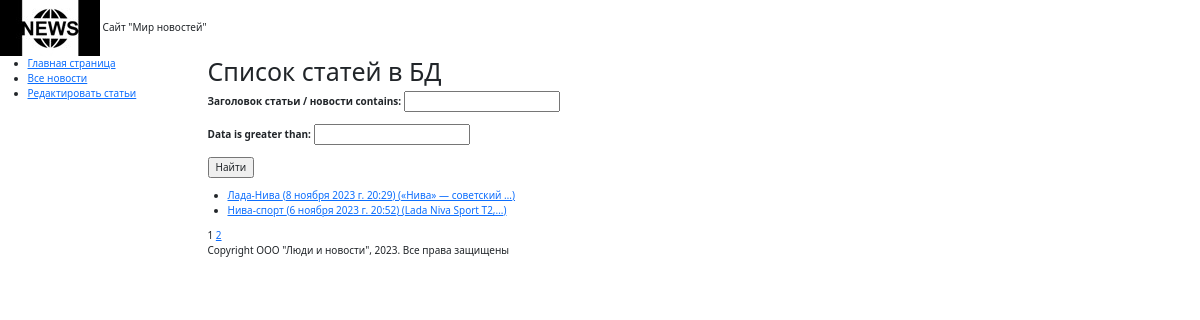
Page /news/ on the committed database.
### catalog/models.py (models this page shows, shortened)
class Post(models.Model):
    author = models.ForeignKey('Author', on_delete=models.CASCADE,
                               help_text="Выберите автора новости/статьи",
                               verbose_name="Автор новости/статьи",
                               null=True)
    category = models.ManyToManyField('Category', through = 'PostCategory',
                                    help_text = "Выберите категорию",
                                    verbose_name = "Категория")
    rating = models.IntegerField(verbose_name = "Рейтинг статьи",
                                 default=0)
    name = models.CharField(max_length = 100,
                            help_text = "Введите заголовок статьи / новости",
                            verbose_name = "Заголовок статьи / новости")
    title = models.TextField(max_length = 1000,
                             help_text = "Текст статьи / новости",
                             verbose_name = "Текст статьи / новости",
                             blank=True)
    data = models.DateTimeField(auto_now_add = True)
    position = models.CharField(max_length = 2,
                            choices = POSITIONS,
                            default = notizia)
    def get_absolute_url (self):
        return reverse('news-detail', args=[str(self.id)])

### catalog/views.py (the view, shortened to what this page needs)
# urls.py: path('', NewsListView.as_view(), name='news-list'),
class NewsListView(generic.ListView): # D6
    model = Post
    ordering = 'name'
    template_name = 'news.html'
    context_object_name = 'news'
    paginate_by = 2
    def get_queryset(self):
        queryset = super().get_queryset()
        self.filterset = PostFilter(self.request.GET, queryset)
        return self.filterset.qs
    def get_context_data(self, **kwargs):
        context = super().get_context_data(**kwargs)
        context['filterset'] = self.filterset
        return context

### catalog/templates/news.html (shortened to what this page needs)
{% extends "default.html" %}
{% block content %}
    <h1>Список статей в БД</h1>
    <form action="" method="get">
       {{ filterset.form.as_p }}
       <input type="submit" value="Найти" />
   </form>
    {% if news %}
    <ul>
        {% for post in news %}
        <li>
            <a href="{{ post.get_absolute_url }}">
                {{ post.name }}
                ({{ post.data }})
                ({{ post.title | truncatechars:20 }})</a>
        </li>
        {% endfor %}
    </ul>
    {% else %}
        <p>В базе данных нет статьи</p>
    {% endif %}
   {{ page_obj.number }}
   {% if page_obj.has_next %}
       <a href="?page={{ page_obj.next_page_number }}">{{ page_obj.next_page_number }}</a>
   {% endif %}
{% endblock %}

### rows in the picture
Post: name "Лада-Нива", data "8 ноября 2023 г. 20:29", title "«Нива» — советский …"
Post: name "Нива-спорт", data "6 ноября 2023 г. 20:52", title "Lada Niva Sport T2,…"

### other values in the picture
{{ page_obj.number }} "1"
{{ page_obj.next_page_number }} "2"
